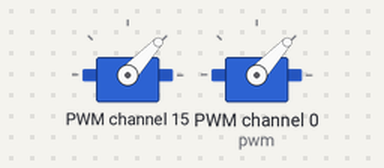
This program was run on a simulated Raspberry Pi (BCM pin numbers). On the bench: 2 × servo. Servo angles are drawn from the pulse width (0.5 ms = 0°, 2.5 ms = 180°).

Above: at 0.05 s.
Timing chart, 0 to 4.6 s (numbered marks = the images above):
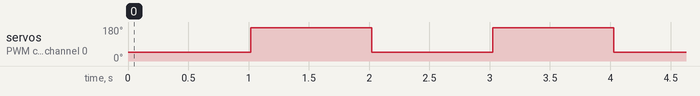

The program:

af_servo3.py
```python
#!/usr/bin/python

from Adafruit_PWM_Servo_Driver import PWM
import time

# ===========================================================================
# Example Code
# ===========================================================================

# Initialise the PWM device using the default address
pwm = PWM(0x40)
# Note if you'd like more debug output you can instead run:
#pwm = PWM(0x40, debug=True)

servoMin = 250  # Min pulse length out of 4096
servoMax = 600  # Max pulse length out of 4096

def setServoPulse(channel, pulse):
  pulseLength = 1000000                   # 1,000,000 us per second
  pulseLength /= 60                       # 60 Hz
  print "%d us per period" % pulseLength
  pulseLength /= 4096                     # 12 bits of resolution
  print "%d us per bit" % pulseLength
  pulse *= 1000
  pulse /= pulseLength
  pwm.setPWM(channel, 0, pulse)

pwm.setPWMFreq(60)                        # Set frequency to 60 Hz
while (True):
  # Change speed of continuous servo on channel O
  pwm.setPWM(15, 0, servoMin)
  pwm.setPWM(0, 0, servoMin)
  time.sleep(1)
  pwm.setPWM(15, 0, servoMax)
  pwm.setPWM(0, 0, servoMax)
  time.sleep(1)
```

Measured:
- by itself, servo on PWM channel 15, servo on PWM channel 0 (pwm): alternates 175° for 1.0 s and 47° for 1.0 s
